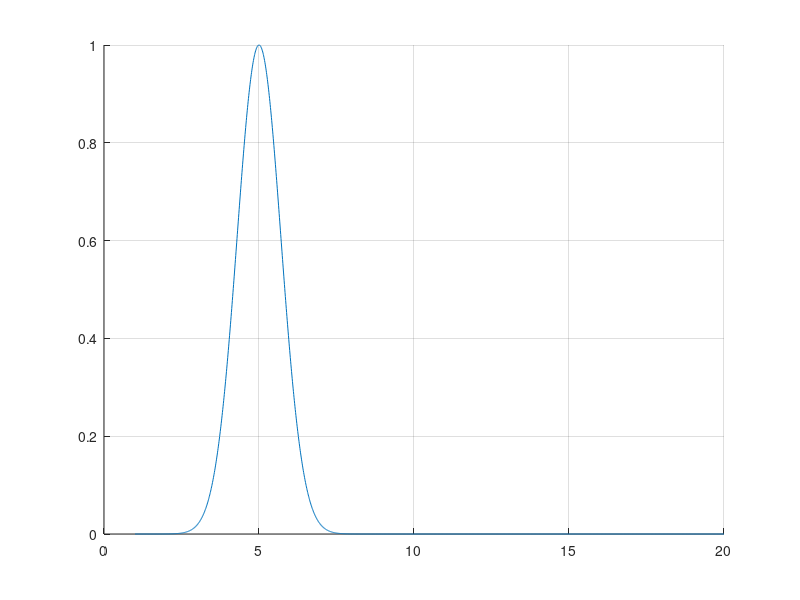

MATLAB code to generate this figure:
radeps =  1;
tcent = 5;
dt = 0.01;
tend = 20;

tarr = 1:dt:tend;
yawarr = zeros(size(tarr));

yawarr = yawarr + exp(-(radeps*(tarr-tcent)).^2);

figure;
hold on;
grid on;
plot(tarr,yawarr);